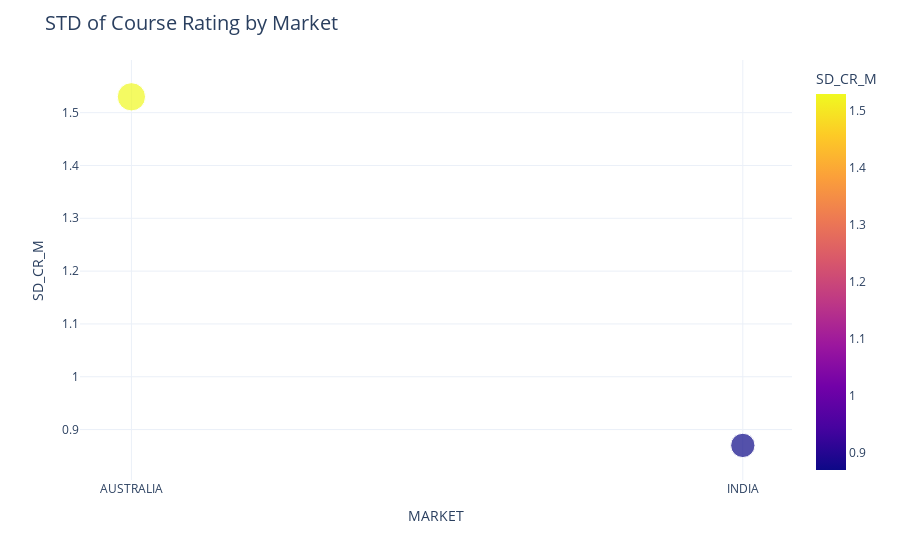

Notebook source saved alongside this figure:
### Code cell
# 按市场维度统计课程评分标准差绘图
SD_CR_M_df = SD_CR_M.reset_index() 
SD_CR_M_df.dropna(inplace=True)
SD_CR_M_df['size'] = SD_CR_M_df['SD_CR_M'] + 1

fig = go.Figure()
fig = px.scatter(SD_CR_M_df, 
                 x='MARKET', 
                 y='SD_CR_M',
                 color='SD_CR_M',
                 size='size')
fig.update_layout(title='STD of Course Rating by Market',
                  title_font_size=20,
                  template='plotly_white',)
fig.write_image(r'figure/SD_CR_M.png')
fig.show()

### Figure 1 — Plotly figure (JSON) as saved in the notebook; plotly's stock layout.template omitted (floating-point values rounded to 4 significant figures)
{"data": [{"hovertemplate": "MARKET=%{x}<br>SD_CR_M=%{marker.color}<br>size=%{marker.size}<extra></extra>", "legendgroup": "", "marker": {"color": [1.53, 0.87], "coloraxis": "coloraxis", "size": [2.53, 1.87], "sizemode": "area", "sizeref": 0.006325, "symbol": "circle"}, "mode": "markers", "name": "", "orientation": "v", "showlegend": false, "type": "scatter", "x": ["AUSTRALIA", "INDIA"], "xaxis": "x", "y": [1.53, 0.87], "yaxis": "y"}], "layout": {"coloraxis": {"colorbar": {"title": {"text": "SD_CR_M"}}, "colorscale": [[0, "#0d0887"], [0.1111, "#46039f"], [0.2222, "#7201a8"], [0.3333, "#9c179e"], [0.4444, "#bd3786"], [0.5556, "#d8576b"], [0.6667, "#ed7953"], [0.7778, "#fb9f3a"], [0.8889, "#fdca26"], [1, "#f0f921"]]}, "legend": {"itemsizing": "constant", "tracegroupgap": 0}, "margin": {"t": 60}, "title": {"font": {"size": 20}, "text": "STD of Course Rating by Market"}, "xaxis": {"anchor": "y", "domain": [0, 1], "title": {"text": "MARKET"}}, "yaxis": {"anchor": "x", "domain": [0, 1], "title": {"text": "SD_CR_M"}}}}
